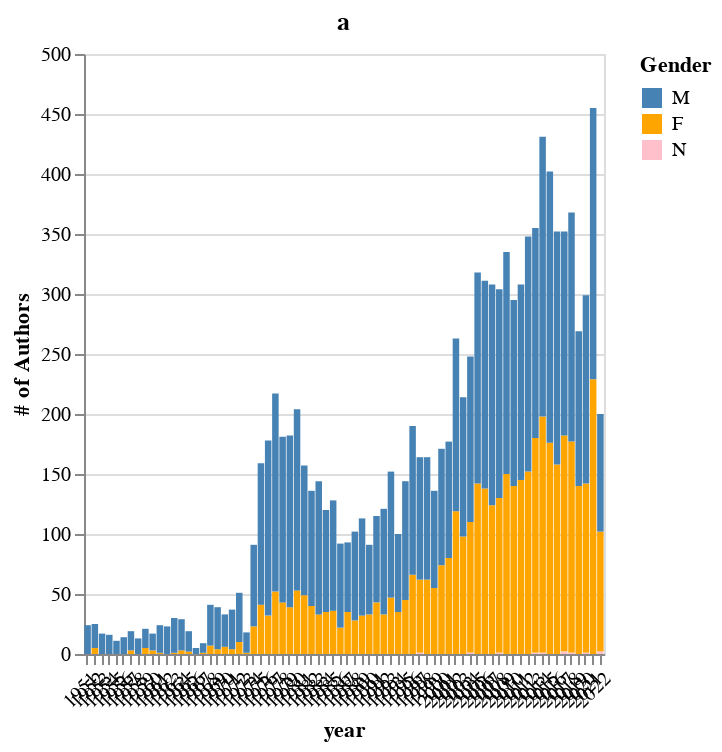

Notebook code cell kept with this figure:
### Code cell
# gender_ts['year'] = pd.to_datetime(gender_ts['year'], format='%Y')

gender_stack_chart = alt.Chart(gender_ts).mark_bar().encode(
    x = alt.X(
        'year:N',
        axis = alt.Axis(
            tickCount= 4,
            labelAngle = -45
    )
    ),
    y = alt.Y(
        'sum(freq)',
        title = '# of Authors'
    ),
    color = alt.Color(
        'genderpred',
        title = 'Gender',
        scale = alt.Scale(
            domain = ['M', 'F', 'N'],
            range = ['steelblue', 'orange', 'pink']
        )
    )
).properties(
    title = 'a',
    height=300,
    width=260
)

gender_stack_chart

### Figure 1 — Vega-Lite specification as saved in the notebook (floating-point values rounded to 4 significant figures; data arrays with more than 128 entries replaced by an {"elided": "..."} marker saying what was removed)
{"config": {"view": {"continuousWidth": 400, "continuousHeight": 300}}, "data": {"name": "data-05956ef5696d42e683fe0be910aea837"}, "mark": "bar", "encoding": {"color": {"field": "genderpred", "scale": {"domain": ["M", "F", "N"], "range": ["steelblue", "orange", "pink"]}, "title": "Gender", "type": "nominal"}, "x": {"axis": {"labelAngle": -45, "tickCount": 4}, "field": "year", "type": "nominal"}, "y": {"aggregate": "sum", "field": "freq", "title": "# of Authors", "type": "quantitative"}}, "height": 300, "title": "a", "width": 260, "$schema": "https://vega.github.io/schema/vega-lite/v4.17.0.json", "datasets": {"data-05956ef5696d42e683fe0be910aea837": {"elided": "145 records"}}}
